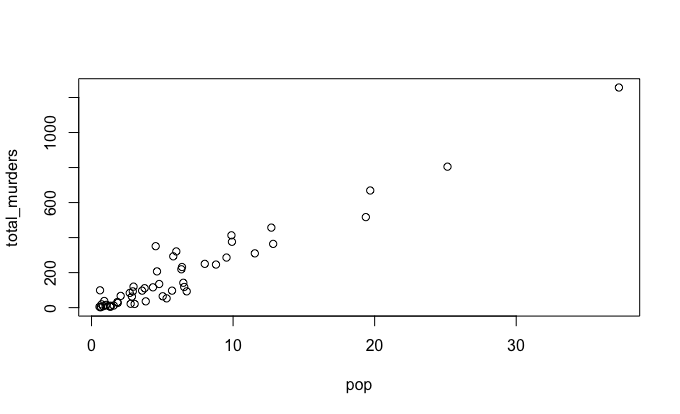

Write the R code that produced this figure.
library(dslabs)
data("murders")
str(murders)
head(murders)
pop<-murders$population/10^6
total_murders<-murders$total
plot(pop,total_murders)
